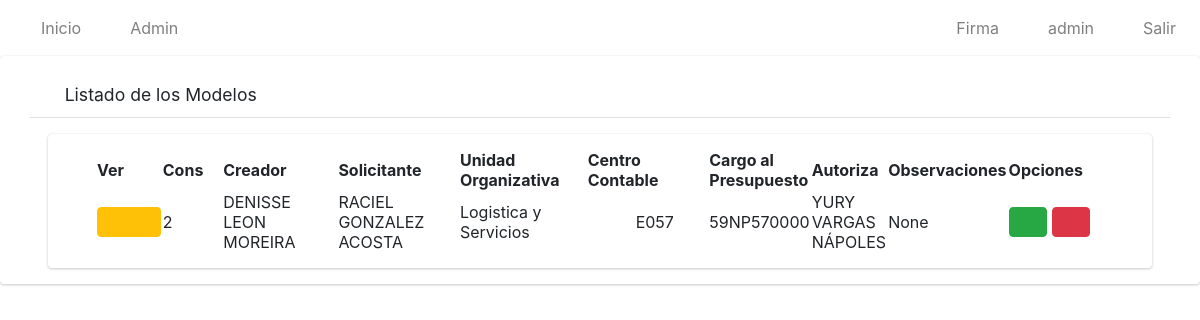
Page /index/listar/modelos/cancelados/ (signed in) on the committed database.
### app/models.py (models this page shows, shortened)
class Modelo(models.Model):
    nombre=models.CharField(max_length=50)
    solicitante=models.CharField(max_length=50)
    unidad_organizativa=models.CharField(max_length=100)
    c_contable=models.CharField(max_length=4)
    consec=models.IntegerField()
    solicitudes=models.ManyToManyField(Solicitud)
    parleg=models.CharField(max_length=200, blank=True, null=True)
    autoriza=models.CharField(max_length=50)
    cargo_presupuesto=models.CharField(max_length=20)
    observaciones = models.CharField(max_length=500, blank=True, null=True)
    estado=models.CharField(max_length=10)
    cargo_autoriza=models.CharField(max_length=100)
    dependencia_autoriza=models.CharField(max_length=100)
    cargo_solicita=models.CharField(max_length=100)
    area_trabajo_solicita=models.CharField(max_length=100)
    labor=models.CharField(max_length=500, blank=True, null=True)

### app/views.py (the view)
# urls.py: path('listar/modelos/cancelados/', ModeloCancelListView.as_view(), name='listarModCancel'),
class ModeloCancelListView(ListView):
    model = Modelo
    template_name = 'modelos/listarCancelados.html'
    @method_decorator(login_required)
    def dispatch(self, request, *args, **kwargs):
        return super().dispatch(request,*args,** kwargs)
    def get_context_data(self, **kwargs):
        context = super().get_context_data(**kwargs)
        lista_solicitantes=[]
        modelos=Modelo.objects.all()
        pos=0
        context['title'] = "Listado de Solicitudes"
        context['solicitantes'] = lista_solicitantes
        context['object_list'] = Modelo.objects.all().filter(estado="cancel")
        return context

### app/templates/modelos/listarCancelados.html
{% extends 'base.html' %}
{% load static %}
{% block content %}
    <div class=" card card-default">
        <div class="card-header px-3 mb-3 mt-3 container">
            <h3 class="card-title">
            <i class="fas fa-search"></i>
                Listado de los Modelos
            </h3>
            </div>
        <div class="card card-body content-header mx-5 px-5">
            <table id="myTable" class="display" style="width: 100%;">
                <thead>
                    <tr>
                        <th>Ver</th>
                        <th style="width: 2cm">Cons</th>
                        <th>Creador</th>
                        <th>Solicitante</th>
                        <th>Unidad Organizativa</th>
                        <th>Centro Contable</th>
                        <th>Cargo al Presupuesto</th>
                        <th>Autoriza</th>
                        <th>Observaciones</th>
                        <th style="width: 3cm">Opciones</th>
                    </tr>
                </thead>
                <tbody>
                    {% for i in object_list %}
                    <tr>
                        <td style="width: 1cm"><a href="{% url 'solicitudModel' i.id%}" type="button" class="btn btn-warning">
                    <i class="fas fa-eye" style="width: 1cm"></i>
                </a></td>
                        <td style="width: 20px;">{{i.consec}}</td>
                        <td style="width: 150px;">{{i.nombre}}</td>
                        <td style="width: 150px;">{{i.solicitante}}</td>
                        <td style="width: 150px;">{{i.unidad_organizativa}}</td>
                        <td style="width: 150px;"><div class="pl-5">{{i.c_contable}}</div></td>
                        <td>{{i.cargo_presupuesto}}</td>
                        <td>{{i.autoriza}}</td>
                        <td>{{i.observaciones}}</td>
                        <td>
                {% if perms.app.view_modelo %}
                <a href="#" type="button" class="btn btn-success">
                    <i class="fas fa-download"></i>
                </a>
                {% endif %}
                {% if perms.app.delete_modelo %}
                <a href="#" onclick="eliminarModelo({{i.id}})" type="button" class="btn btn-danger">
                    <i class="fas fa-trash-alt"></i>
                </a>
                        {% endif %}
                        </td>
                    </tr>
                    {% endfor %}
                </tbody>
            </table>
        </div>
    </div>
{% endblock %}

### app/templates/base.html (shortened to what this page needs)
{% load static %}
<html>
  <head>
    <link
      rel="stylesheet"
      href="{% static 'plugins/fontawesome-free/css/all.min.css'%}"
    />
    <link
      href="{% static 'plugins/bootstrap/css/bootstrap.min.css' %}"
      rel="stylesheet"
    />
    <link
      rel="stylesheet"
      type="text/css"
      href="{% static 'datatable/data_tables/datatables.min.css' %}"
    />
    <link
      rel="stylesheet"
      href="{% static 'plugins/jquery/jquery-confirm.min.css' %}"
    />
    <link
      rel="stylesheet"
      href="https://cdn.jsdelivr.net/npm/bootstrap-icons@1.7.2/font/bootstrap-icons.css"
    />
    <link
      href="{% static 'plugins/bootstrap/css/bootstrap.min.css' %}"
      rel="stylesheet"
    />
    <link
      href="{% static 'plugins/bootstrap/css/bootstrap.min.css' %}"
      rel="stylesheet"
    />
    <link
      rel="stylesheet"
      href="{% static 'dist/css/adminlte.min.css'%}"
    />
  </head>
  <nav class="navbar navbar-expand-md navbar-white navbar-light">
    <ul class="navbar-nav">
      <li class="nav-item">
        <a href="{% url 'solicitudes' %}" class="nav-link">
          <i class="fas fa-home"></i>
          Inicio</a
        >
      </li>
      {% if user.is_superuser or user.is_staff %}
      <li class="nav-item">
        <a class="nav-link" href="/admin/" role="button">
          <i class="fas fa-tachometer-alt"></i> Admin
        </a>
      </li>
      {%endif%}
    </ul>
    <ul class="navbar-nav ml-auto">
      <li class="nav-item">
        <a class="nav-link" onclick="modal_firma()" role="button">
          <i class="fas fa-edit"></i> Firma
        </a>
      </li>
      <li class="nav-item">
        <a class="nav-link" href="javascript:;" role="button">
          <i class="fas fa-user"></i> {{ user.username }}
        </a>
      </li>
      <li class="nav-item">
        <a class="nav-link" href="{% url 'logout' %}" role="button">
          <i class="fas fa-power-off"></i> Salir
        </a>
      </li>
    </ul>
  </nav>
  <body style="max-width: 1750px" class="mx-auto">
     {%block content%} {% endblock %}
  </body>
</html>

### rows in the picture
Modelo: consec "2", nombre "DENISSE LEON MOREIRA", solicitante "RACIEL GONZALEZ ACOSTA", unidad_organizativa "Logistica y Servicios", c_contable "E057", cargo_presupuesto "59NP570000", autoriza "YURY VARGAS NÁPOLES", observaciones "None"

### other values in the picture
{{ user.username }} "admin"
